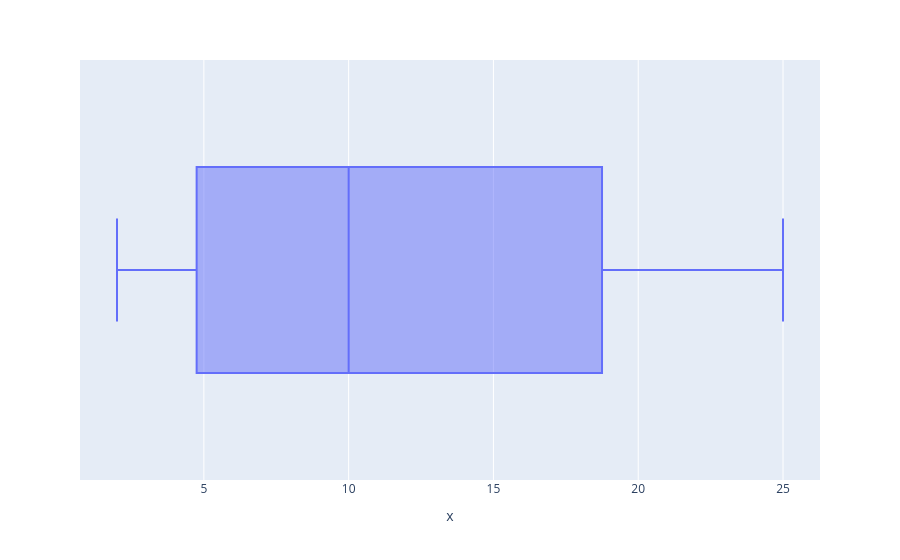

The notebook cell this image was saved under:
### Code cell
px.box(x=arr)

### Figure 1 — Plotly figure (JSON) as saved in the notebook; plotly's stock layout.template omitted (floating-point values rounded to 4 significant figures)
{"data": [{"alignmentgroup": "True", "hovertemplate": "x=%{x}<extra></extra>", "legendgroup": "", "marker": {"color": "#636efa"}, "name": "", "notched": false, "offsetgroup": "", "orientation": "h", "showlegend": false, "type": "box", "x": [2, 4, 7, 10, 15, 20, 25], "x0": " ", "xaxis": "x", "y0": " ", "yaxis": "y"}], "layout": {"boxmode": "group", "legend": {"tracegroupgap": 0}, "margin": {"t": 60}, "xaxis": {"anchor": "y", "domain": [0, 1], "title": {"text": "x"}}, "yaxis": {"anchor": "x", "domain": [0, 1]}}}
